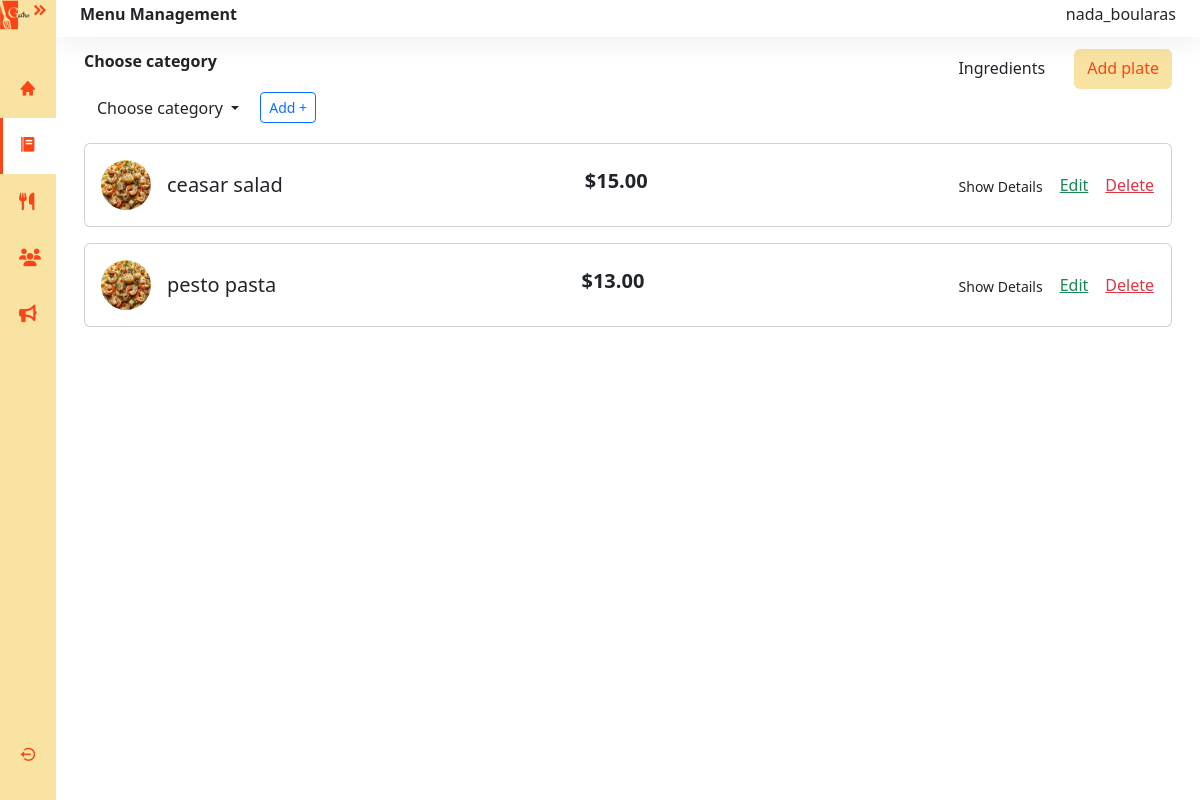
Page /menu/menu/ (signed in) on the committed database.
### restaurant/models.py (models this page shows)
class User(AbstractUser):
    USER_TYPES = (
        ('PDG', 'PDG'),
        ('MANAGER', 'Manager'),
        ('CHEF', 'Chef'),
        ('SERVER', 'Server'),
        ('DELIVERY', 'Delivery Person'),
        ('CLIENT', 'Client'),
        ('SUPPLIER', 'Supplier'),
    )
    user_type = models.CharField(max_length=10, choices=USER_TYPES)
    phone = models.CharField(max_length=20)
    groups = models.ManyToManyField(
        'auth.Group',
        verbose_name='groups',
        blank=True,
        help_text='The groups this user belongs to.',
        related_name="restaurant_user_groups",
        related_query_name="restaurant_user",
    )
    user_permissions = models.ManyToManyField(
        'auth.Permission',
        verbose_name='user permissions',
        blank=True,
        help_text='Specific permissions for this user.',
        related_name="restaurant_user_permissions",
        related_query_name="restaurant_user",
    )

### menu/models.py (models this page shows)
class Dish(models.Model):
    name = models.CharField(max_length=100)
    description = models.TextField()
    price = models.DecimalField(max_digits=8, decimal_places=2)
    image = models.ImageField(upload_to='dishes/')
    menu = models.ForeignKey(MainMenu, on_delete=models.CASCADE)

### menu/views.py (the view)
# urls.py: path('menu/', views.menu_view, name='menu'),
@pdg_required
def menu_view(request):
    categories = MainMenu.objects.all()
    selected_category_id = request.GET.get('category')
    if selected_category_id == 'all':
        dishes = Dish.objects.all()
    elif selected_category_id:
        dishes = Dish.objects.filter(menu_id=selected_category_id)
    else:
        dishes = Dish.objects.all()
    if request.method == "POST":
        new_category = request.POST.get("category")
        if new_category:
            MainMenu.objects.create(category=new_category)
            return redirect(f"{request.path}?category=all")
    context = {
        'categories': categories,
        'selected_category_id': selected_category_id,
        'dishes': dishes,
    }
    return render(request, 'pdg/menu.html', context)

### templates/pdg/menu.html (shortened to what this page needs)
{% extends 'pdg/base.html' %}
{% load static %}
{% block extra_css %}
<link rel="stylesheet" href="https://cdn.datatables.net/2.2.2/css/dataTables.bootstrap5.css">
<link rel="stylesheet" href="{% static 'styles/pdg/menu.css' %}">
{% endblock %}
{% block menu_active %}activate{% endblock %}
{% block content %}
<div class="main bg-white">
  <nav class="navbar navbar-expand bg-basic d-flex justify-content-between">
    <h6 class="fw-bold">Menu Management</h6>
    <h6>{{ request.session.display_username }}</h6>
  </nav>
  <main class="content px-3 py-1">
    <div class="container mt-2 mb-4">
      <div class="d-flex justify-content-between mb-3">
        <div>
          <p class="fw-bold">Choose category</p>
          <div class="dropdown d-flex align-items-center gap-2">
            <div class="dropdown">
              <button class="btn btn-default dropdown-toggle" type="button" data-bs-toggle="dropdown">
                {% if selected_category_id == 'all' %}
                  All Dishes
                {% else %}
                  {% if not selected_category_id %}Choose category{% endif %}
                {% endif %}
              </button>
            </div>
            <button class="btn btn-outline-primary btn-sm" type="button" onclick="document.getElementById('addCategoryForm').classList.toggle('d-none')">
              Add +
            </button>
          </div>
        </div>
        <div class="d-flex">
          <a href="{% url 'ingredients' %}" class="btn me-2" id="ingred">Ingredients</a>
          <a href="{% url 'add_plate' %}" class="btn" id="add-plate">Add plate</a>
        </div>
      </div>
      {% for dish in dishes %}
      <div class="card mb-3">
        <div class="card-body d-flex justify-content-between align-items-center">
          <div class="d-flex align-items-center gap-3">
            <img src="{{ dish.image.url }}" class="rounded-circle" alt="Dish" style="width: 50px; height: 50px; object-fit: cover;">
            <div>
              <h5 class="mb-0">{{ dish.name }}</h5>
            </div>
          </div>
          <h5 class="fw-bold text-center">${{ dish.price }}</h5>
          <div class="d-flex justify-content-between align-items-center">
            <button class="btn btn-sm  mt-1" data-bs-toggle="collapse" data-bs-target="#recipe{{ dish.id }}">
              Show Details
            </button>
            <a href="{% url 'edit_plate' dish.id %}" class="text-success me-2">Edit</a>
            <form action="{% url 'delete_plate' dish.id %}"method="post" onsubmit="return confirm('Are you sure?');">
              <button type="submit" class="btn btn-link text-danger p-0 m-0">Delete</button>
          </form>
          </div>
        </div>
      </div>
      {% empty %}
      <p>No dishes available.</p>
      {% endfor %}
    </div>
  </main>
</div>
{% endblock %}

### static/styles/pdg/base.css (style rules this page uses)
:root { --mainColor:#FA4516; --secondColor:#F8E3A2; }
.main { display: flex; flex-direction: column; min-height: 100vh; width: 100%; overflow: hidden; transition: all 0.25s ease-in-out; background-color: rgb(255, 255, 255); margin-left: 3.5rem; padding:0rem; }

### static/styles/pdg/menu.css (style rules this page uses)
:root { --mainColor:#FA4516; --secondColor:#F8E3A2; }
.navbar { background-color: white; box-shadow:0 0 2rem 0 rgba(33, 37,41 , .1) ; padding: 0.3rem 1.5rem; }
#btn1:hover, #add-plate.btn { background-color: #F8E3A2; color: #FA4516; }
.d-flex.align-items-center img { width: 60px; height: 60px; object-fit: cover; }
.d-flex { display: flex; gap: 0.5rem; }
#add-plate.btn, #ingred.btn { height: 2.5rem; }

### rows in the picture
User: session.display_username "nada_boularas"
Dish: image (picture), name "ceasar salad", price "15.00"
Dish: image (picture), name "pesto pasta", price "13.00"
